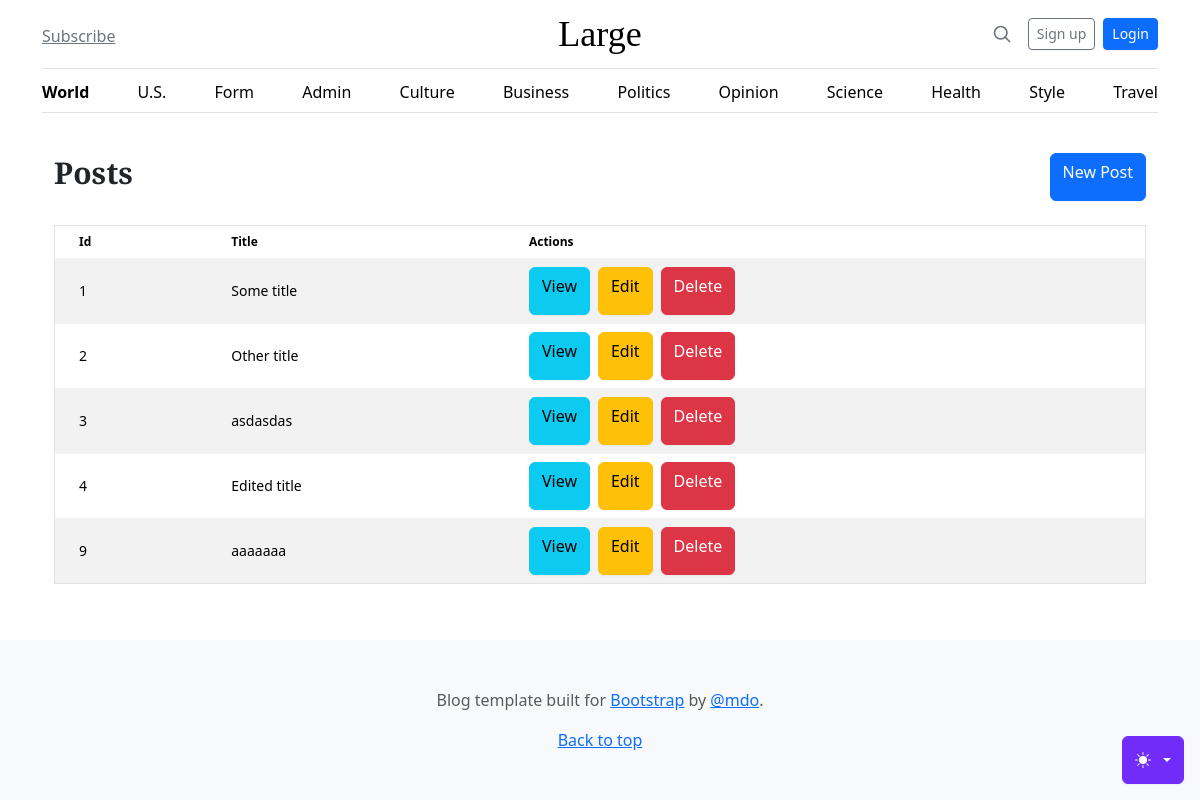
The page /admin/posts on the database as committed earlier.
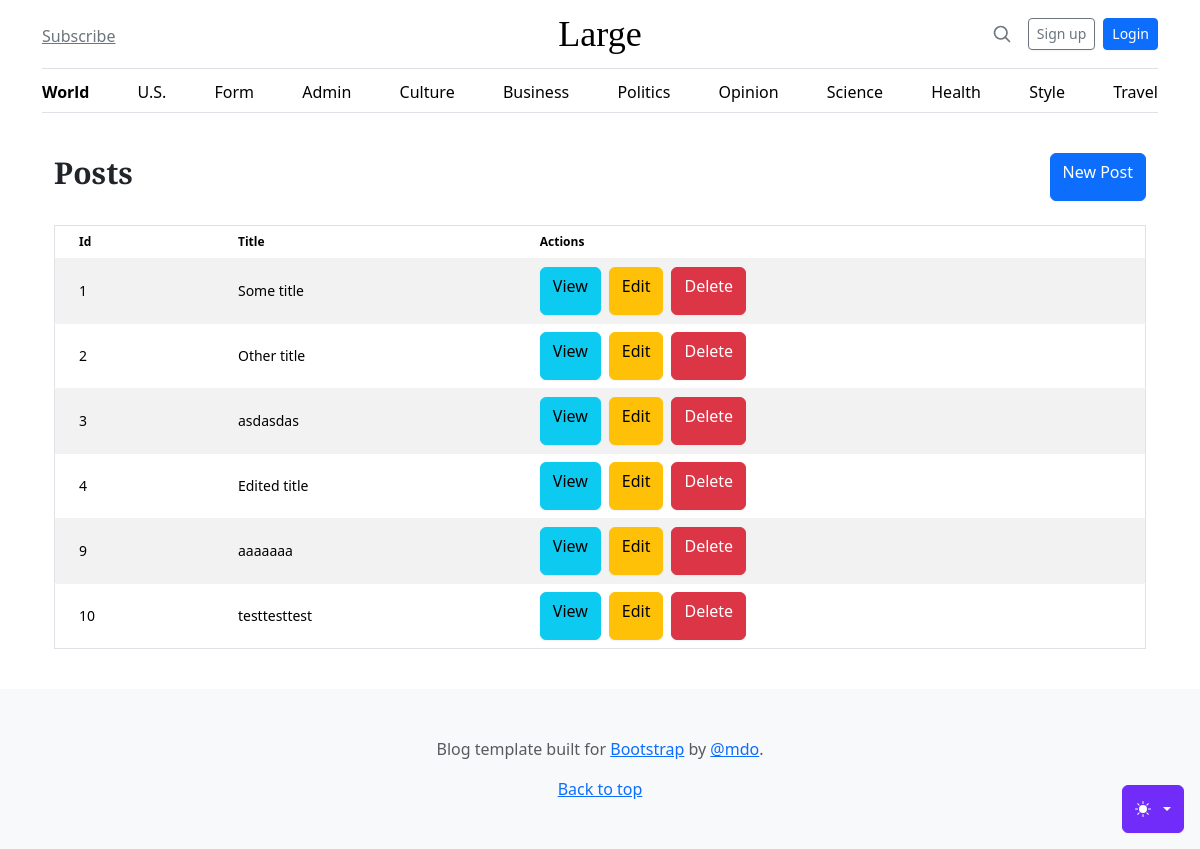
The same page on the database as committed later.
### tables this page shows
CREATE TABLE posts
(
    id    integer
        constraint posts_pk
            primary key autoincrement,
    title text not null,
    body  text not null
);

### src/Route.php (called while the page is built, shortened)
<?php
class Route {
    public function __construct($method, $path, $action)
    {
        $this->method = $method;
        $this->path = $path;
        $this->action = $action;
    }
}

### src/Router.php (called while the page is built, shortened)
<?php
class Router {
    public static $routes = [];
    public $path;
    public $method;
    public function __construct($path, $method)
    {
        $this->path = parse_url($path, PHP_URL_PATH);
        $this->method = $method;
    }
    public function match(){
        foreach(self::$routes as $route){
            if($route->path === $this->path && $route->method === $this->method){
                return $route;
            }
        }
        return false;
    }
    public static function addRoute($method, $path, $action){
        self::$routes[] = new Route($method, $path, $action);
    }
}

### helpers.php (called while the page is built, shortened)
<?php
function view($viewName, $vars=[]){
    extract($vars);
    include __DIR__ . "/views/$viewName.php";
}
function auth(){
    if(!isset($_SESSION['userId'])){
        return false;
    }
    return false;
}

### src/Controllers/PostsController.php (called while the page is built, shortened)
<?php
class PostsController
{
    public function index(){
        $posts = Post::all();
        view('posts/index', compact('posts'));
    }
}

### src/DB.php (called while the page is built, shortened)
<?php
class DB
{
    private $conn;
    public function __construct()
    {
        try {
            $this->conn = new PDO('sqlite:' . __DIR__ . '/../db.sqlite');
            $this->conn->setAttribute(PDO::ATTR_ERRMODE, PDO::ERRMODE_EXCEPTION);
        } catch (PDOException $e) {
            echo "Connection failed: " . $e->getMessage();
        }
    }
    public function all($table, $class)
    {
        $stmt = $this->conn->prepare("SELECT * FROM $table");
        $stmt->execute();
        $stmt->setFetchMode(PDO::FETCH_CLASS, $class);
        return $stmt->fetchAll();
    }
}

### src/Models/Model.php (called while the page is built, shortened)
<?php
class Model
{
    public static $table;
    public static function all() {
        $db = new DB();
        return $db->all(static::$table, static::class);
    }
}

### views/posts/index.php (the view)
<?php view('partials/header'); ?>
<main class="container mx-auto p-4">
    <div class="flex justify-between items-center mb-4">
        <h1 class="text-3xl font-bold">Posts</h1>
        <a class="btn btn-primary flex items-center justify-center transition duration-300 ease-in-out transform hover:scale-105" href="/admin/posts/create">New Post</a>
    </div>
    <div class="overflow-x-auto">
        <table class="table w-full table-striped border border-gray-300">
            <thead class="bg-gray-200">
                <tr>
                    <th class="px-4 py-2">Id</th>
                    <th class="px-4 py-2">Title</th>
                    <th class="px-4 py-2">Actions</th>
                </tr>
            </thead>
            <tbody>
                <?php foreach ($posts as $post): ?>
                    <tr class="border-b">
                        <td class="px-4 py-2"><?= $post->id ?></td>
                        <td class="px-4 py-2"><?= $post->title ?></td>
                        <td class="px-4 py-2">
                            <div class="flex space-x-2">
                                <a class="btn btn-info flex items-center justify-center transition duration-300 ease-in-out transform hover:scale-105" href="/posts/show?id=<?= $post->id ?>">View</a>
                                <a class="btn btn-warning flex items-center justify-center transition duration-300 ease-in-out transform hover:scale-105" href="/admin/posts/edit?id=<?= $post->id ?>">Edit</a>
                                <a class="btn btn-danger flex items-center justify-center transition duration-300 ease-in-out transform hover:scale-105" href="/admin/posts/delete?id=<?= $post->id ?>">Delete</a>
                            </div>
                        </td>
                    </tr>
                <?php endforeach ?>
            </tbody>
        </table>
    </div>
</main>
<?php view('partials/footer'); ?>

### public/index.php (shortened to what this page needs)
<?php
require __DIR__ . '/../helpers.php';
$router = new App\Router($_SERVER['REQUEST_URI'], $_SERVER['REQUEST_METHOD']);
$match = $router->match();
if($match){
    if(is_callable($match->action)){
        call_user_func($match->action);
    } elseif(is_array($match->action) && count($match->action) === 2){
        $controller = new $class();
        $method = $match->action[1];
        $controller->$method();
    } else {
        echo 'invalid route definition';
    }
} else {
    http_response_code(404);
    echo '404';
}

### views/partials/header.php (shortened to what this page needs)
<!doctype html>
<html lang="en" data-bs-theme="auto">
<head>
  <link href="/output.css" rel="stylesheet">
  <link rel="stylesheet" href="https://cdn.jsdelivr.net/npm/@docsearch/css@3">
  <link href="/assets/dist/css/bootstrap.min.css" rel="stylesheet">
  <link href="blog.css" rel="stylesheet">
</head>
<body class="flex flex-col min-h-screen">
  <div class="dropdown position-fixed bottom-0 end-0 mb-3 me-3 bd-mode-toggle">
    <button class="btn btn-bd-primary py-2 dropdown-toggle d-flex align-items-center"
      id="bd-theme"
      type="button"
      aria-expanded="false"
      data-bs-toggle="dropdown"
      aria-label="Toggle theme (auto)">
      <svg class="bi my-1 theme-icon-active" width="1em" height="1em">
        <use href="#circle-half"></use>
      </svg>
    </button>
  </div>
  <div class="container">
    <header class="border-bottom lh-1 py-3">
      <div class="row flex-nowrap justify-content-between align-items-center">
        <div class="col-4 pt-1">
          <a class="link-secondary" href="#">Subscribe</a>
        </div>
        <div class="col-4 text-center">
          <a class="blog-header-logo text-body-emphasis text-decoration-none" href="#">Large</a>
        </div>
        <div class="col-4 d-flex justify-content-end align-items-center">
          <a class="link-secondary" href="#" aria-label="Search">
            <svg xmlns="http://www.w3.org/2000/svg" width="20" height="20" fill="none" stroke="currentColor" stroke-linecap="round" stroke-linejoin="round" stroke-width="2" class="mx-3" role="img" viewBox="0 0 24 24">
              <title>Search</title>
              <circle cx="10.5" cy="10.5" r="7.5" />
              <path d="M21 21l-5.2-5.2" />
            </svg>
          </a>
          <?php if (auth()): ?>
            <div class="dropdown">
              <button class="btn btn-secondary dropdown-toggle" type="button" data-bs-toggle="dropdown" aria-expanded="false">
                <?=auth()->email?>
              </button>
              <ul class="dropdown-menu">
                <li><a class="dropdown-item" href="/profile">Profile</a></li>
                <li><a class="dropdown-item" href="/logout">logout</a></li>
              </ul>
            </div>
          <?php else: ?>
            <a class="btn btn-sm btn-outline-secondary" href="/register">Sign up</a>
            <a class="btn btn-sm btn-primary ms-2" href="/login">Login</a>
          <?php endif ?>
        </div>
      </div>
    </header>
    <div class="nav-scroller py-1 mb-3 border-bottom">
      <nav class="nav nav-underline justify-content-between">
        <a class="nav-item nav-link link-body-emphasis active" href="/">World</a>
        <a class="nav-item nav-link link-body-emphasis" href="/us">U.S.</a>
        <a class="nav-item nav-link link-body-emphasis" href="/form">Form</a>
        <a class="nav-item nav-link link-body-emphasis" href="/admin/posts">Admin</a>
        <a class="nav-item nav-link link-body-emphasis" href="#">Culture</a>
        <a class="nav-item nav-link link-body-emphasis" href="#">Business</a>
        <a class="nav-item nav-link link-body-emphasis" href="#">Politics</a>
        <a class="nav-item nav-link link-body-emphasis" href="#">Opinion</a>
        <a class="nav-item nav-link link-body-emphasis" href="#">Science</a>
        <a class="nav-item nav-link link-body-emphasis" href="#">Health</a>
        <a class="nav-item nav-link link-body-emphasis" href="#">Style</a>
        <a class="nav-item nav-link link-body-emphasis" href="#">Travel</a>
      </nav>
    </div>
  </div>

### views/partials/footer.php (shortened to what this page needs)
<footer class="py-5 text-center text-body-secondary bg-body-tertiary mt-auto">
  <p>Blog template built for <a href="https://getbootstrap.com/">Bootstrap</a> by <a href="https://twitter.com/mdo">@mdo</a>.</p>
  <p class="mb-0">
    <a href="#">Back to top</a>
  </p>
</footer>
</body>
</html>

### public/blog.css (style rules this page uses)
.blog-header-logo { font-family: "Playfair Display", Georgia, "Times New Roman", serif; font-size: 2.25rem; }
h1, h2, h3, h4, h5, h6 { font-family: "Playfair Display", Georgia, "Times New Roman", serif; }

### views/partials/header.php (style rules this page uses)
.bi { vertical-align: -.125em; fill: currentColor; }
.nav-scroller { position: relative; z-index: 2; height: 2.75rem; overflow-y: hidden; }
.nav-scroller .nav { display: flex; flex-wrap: nowrap; padding-bottom: 1rem; margin-top: -1px; overflow-x: auto; text-align: center; white-space: nowrap; -webkit-overflow-scrolling: touch; }
.btn-bd-primary { --bd-violet-bg: #712cf9; --bd-violet-rgb: 112.520718, 44.062154, 249.437846; --bs-btn-font-weight: 600; --bs-btn-color: var(--bs-white); --bs-btn-bg: var(--bd-violet-bg); --bs-btn-border-color: var(--bd-violet-bg); --bs-btn-hover-color: var(--bs-white); --bs-btn-hover-bg: #6528e0; --bs-btn-hover-border-color: #6528e0; --bs-btn-focus-shadow-rgb: var(--bd-violet-rgb); --bs-btn-active-color: var(--bs-btn-hover-color); --bs-btn-active-bg: #5a23c8; --bs-btn-active-border-color: #5a23c8; }
.bd-mode-toggle { z-index: 1500; }

Rows that differ between the two databases and show on the page:
added posts: id "10", title "testtesttest"
